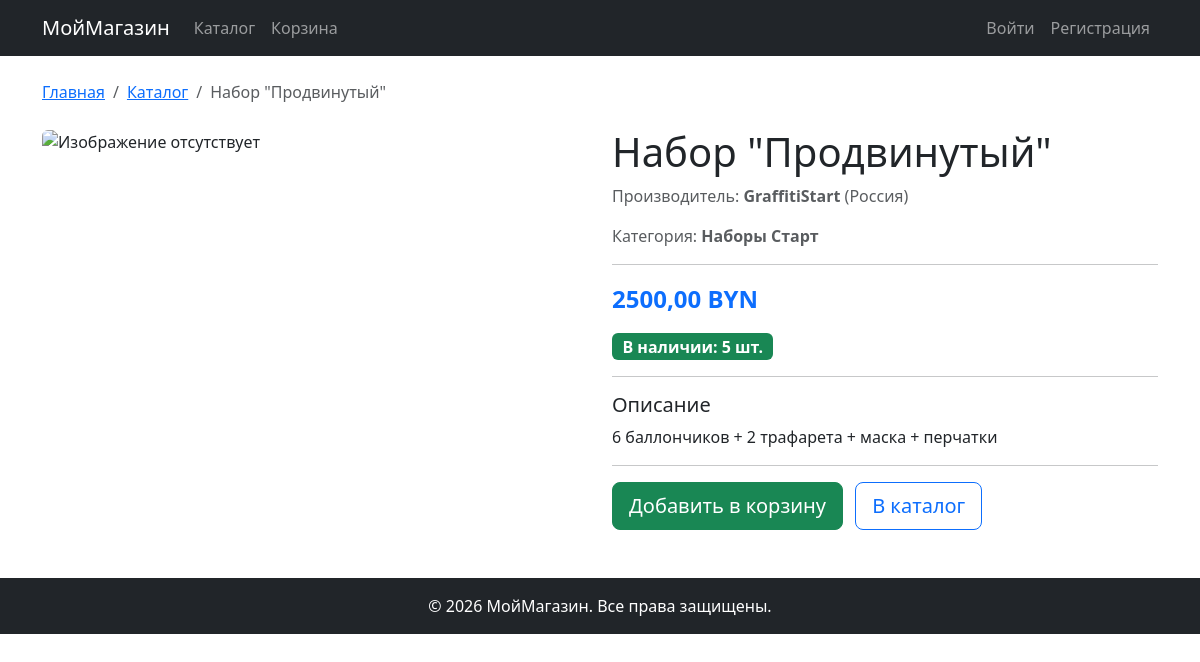
Screenshot of /shop/catalog/15/ with the database file from the repository.
### shop/models.py (models this page shows, shortened)
class Product(models.Model):
    name=models.CharField(max_length=200)
    description=models.TextField()
    products_photo=models.ImageField()
    price=models.DecimalField(decimal_places=2,max_digits=10)
    quantity=models.IntegerField()
    category=models.ForeignKey(ProductCategory,on_delete=models.CASCADE)
    manufacter=models.ForeignKey(Manufacter,on_delete=models.CASCADE)

class Manufacter(models.Model):
    name=models.CharField(max_length=100)
    country=models.CharField()
    description=models.TextField()

class ProductCategory(models.Model):
    name=models.CharField(max_length=100)
    description=models.TextField()

### shop/views.py (the view)
# urls.py: path('catalog/<int:pk>/', views.produkt_detail, name='product_detail'),
def produkt_detail(request,pk):
    product = Product.objects.get(pk=pk)
    return render(request,'newproductdetail.html',{'product':product})

### shop/templates/newproductdetail.html (shortened to what this page needs)
{% extends 'base.html' %}
{% load static %}
{% block content %}
<nav aria-label="breadcrumb" class="mb-4">
    <ol class="breadcrumb">
        <li class="breadcrumb-item"><a href="{% url 'home' %}">Главная</a></li>
        <li class="breadcrumb-item"><a href="{% url 'catalog' %}">Каталог</a></li>
        <li class="breadcrumb-item active">{{ product.name }}</li>
    </ol>
</nav>
<div class="row">
    <div class="col-md-6 mb-4">
        {% if product.products_photo %}
            <img src="{{ product.products_photo.url }}" class="img-fluid rounded" alt="{{ product.name }}">
        {% else %}
            <img src="{% static 'images/no-photo.png' %}" class="img-fluid rounded" alt="Изображение отсутствует">
        {% endif %}
    </div>
    <div class="col-md-6">
        <h1>{{ product.name }}</h1>
        <p class="text-muted">
            Производитель: <strong>{{ product.manufacter.name }}</strong>
            {% if product.manufacter.country %}
                ({{ product.manufacter.country }})
            {% endif %}
        </p>
        <p class="text-muted">
            Категория: <strong>{{ product.category.name }}</strong>
        </p>
        <hr>
        <p class="fs-4 fw-bold text-primary">{{ product.price }} BYN</p>
        <p>
            {% if product.quantity > 0 %}
                <span class="badge bg-success fs-6">В наличии: {{ product.quantity }} шт.</span>
            {% else %}
                <span class="badge bg-danger fs-6">Нет в наличии</span>
            {% endif %}
        </p>
        <hr>
        <h5>Описание</h5>
        <p>{{ product.description }}</p>
        <hr>
        {% if product.quantity > 0 %}
            <a href="{% url 'add_to_cart' product.pk %}" class="btn btn-success btn-lg">Добавить в корзину</a>
        {% else %}
            <button class="btn btn-secondary btn-lg" disabled>Нет в наличии</button>
        {% endif %}
        <a href="{% url 'catalog' %}" class="btn btn-outline-primary btn-lg ms-2">В каталог</a>
    </div>
</div>
{% endblock %}

### rows the page displays
Product: name "Набор \"Продвинутый\"", manufacter.name "GraffitiStart", manufacter.country "Россия", category.name "Наборы Старт", price "2500,00", quantity "5", description "6 баллончиков + 2 трафарета + маска + перчатки"
